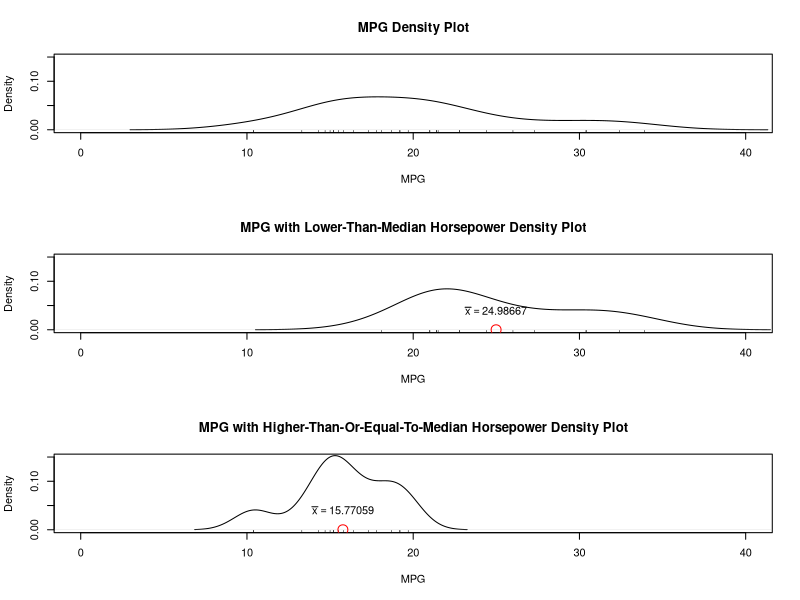
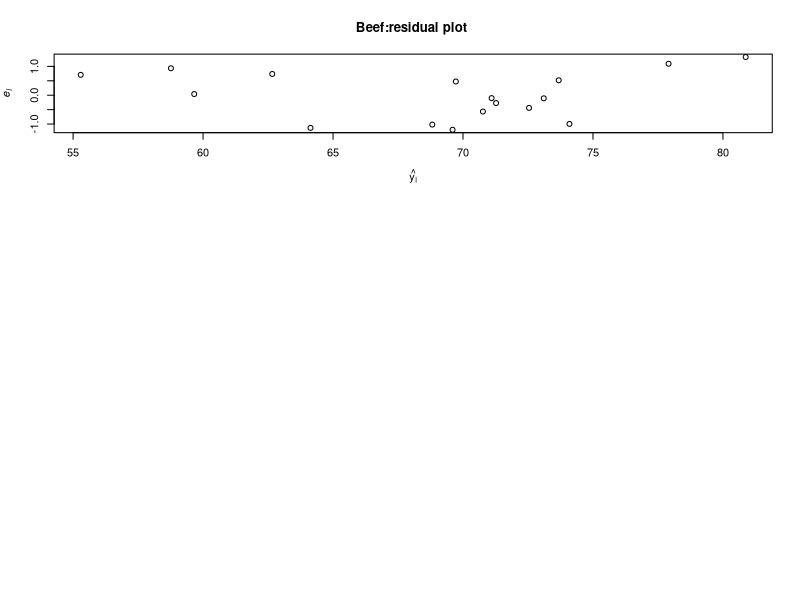
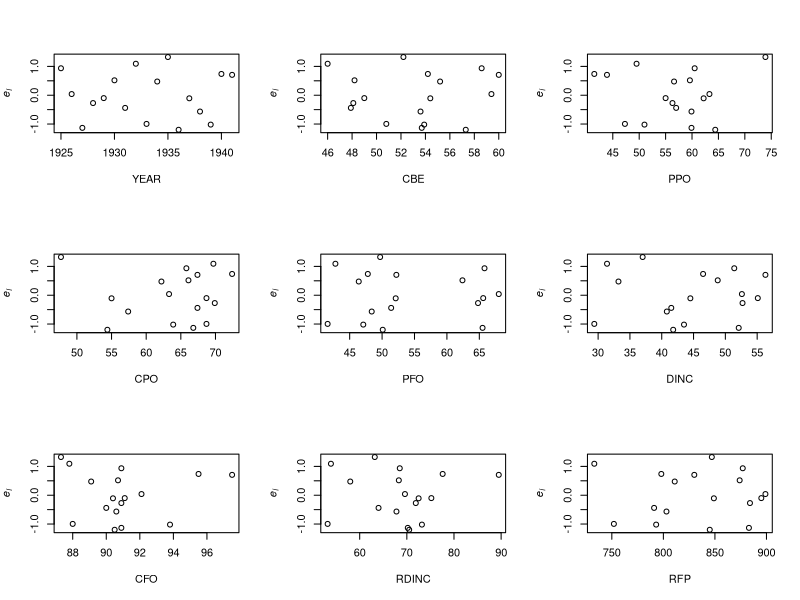
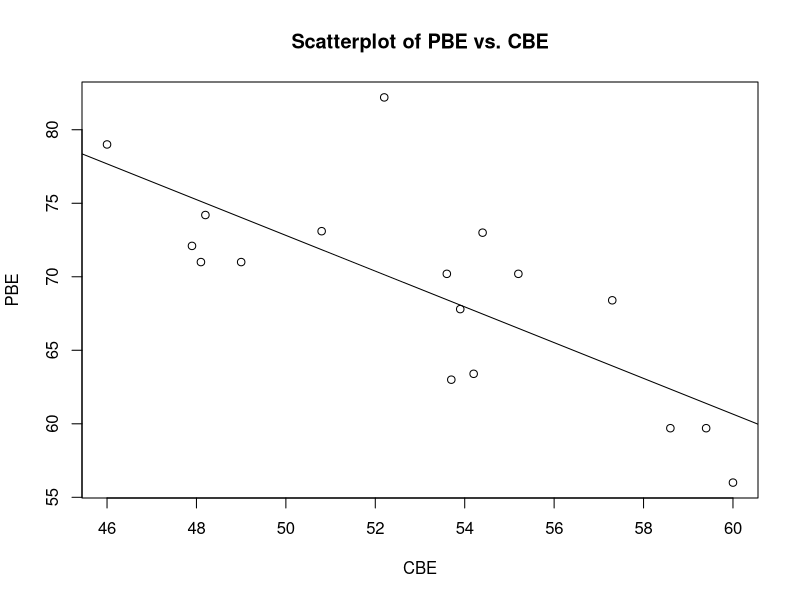
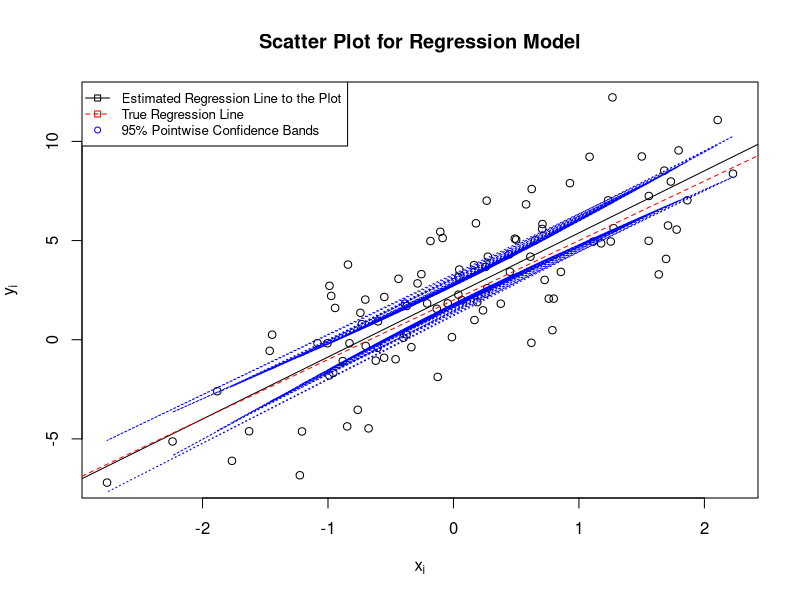

Write R code to recreate these figures, in order.
## ---- chunk 1
m = matrix(data = c(1,2,3), nrow = 3, ncol = 1, byrow = TRUE)
layout(m)
# top
plot(density(mtcars$mpg), xlim = c(0,40), ylim = c(0,0.15), main = "MPG Density Plot", xlab = "MPG")
rug(mtcars$mpg)
# middle
plot(density(mtcars$mpg[mtcars$hp < median(mtcars$hp)]), main = "MPG with Lower-Than-Median Horsepower Density Plot", xlab = "MPG", xlim = c(0,40), ylim = c(0,0.15))
rug(mtcars$mpg[mtcars$hp < median(mtcars$hp)])
x = mtcars$mpg[mtcars$hp < median(mtcars$hp)]
points(mean(x), 0, col = "red", cex = 2)
xbar = mean(x)
text(mean(x), .04, labels = bquote(bar(x) == .(xbar)))
# bottom
plot(density(mtcars$mpg[mtcars$hp >= median(mtcars$hp)]), xlim = c(0,40), ylim = c(0,0.15), main = "MPG with Higher-Than-Or-Equal-To-Median Horsepower Density Plot", xlab = "MPG")
rug(mtcars$mpg[mtcars$hp >= median(mtcars$hp)])
y = mtcars$mpg[mtcars$hp >= median(mtcars$hp)]
points(mean(y), 0, col = "red", cex = 2)
text(mean(y), .04, labels = bquote(bar(x) ==  .(mean(y))))
## ---- chunk 2
result = t.test(x,y, alternative = "greater")
result$p.value
## ---- chunk 3
t = read.table("beef.txt", header = T, comment.char = "%")
str(t)
## ---- chunk 4
summary(t)
## ---- chunk 5
a = lm(t$PBE ~ t$YEAR + t$CBE + t$PPO + t$CPO + t$PFO + t$DINC + t$CFO + t$RDINC + t$RFP) 
summary(a)
## ---- chunk 6
plot(a$fitted.values, a$residuals, main = "Beef:residual plot ", xlab = expression(hat(y[i])), ylab = expression(italic(e[i])))
## ---- chunk 7
m = matrix(data = c(1,2,3,4,5,6,7,8,9), nrow = 3, ncol = 3, byrow = TRUE)
layout(m)
plot(t$YEAR, a$residuals,xlab = "YEAR", ylab = expression(italic(e[i])))
plot(t$CBE, a$residuals,xlab = "CBE", ylab = expression(italic(e[i])))
plot(t$PPO, a$residuals,xlab = "PPO", ylab = expression(italic(e[i])))
plot(t$CPO, a$residuals,xlab = "CPO", ylab = expression(italic(e[i])))
plot(t$PFO, a$residuals,xlab = "PFO", ylab = expression(italic(e[i])))
plot(t$DINC, a$residuals,xlab = "DINC", ylab = expression(italic(e[i])))
plot(t$CFO, a$residuals,xlab = "CFO", ylab = expression(italic(e[i])))
plot(t$RDINC, a$residuals,xlab = "RDINC", ylab = expression(italic(e[i])))
plot(t$RFP, a$residuals,xlab = "RFP", ylab = expression(italic(e[i])))
## ---- chunk 8
m = matrix(data = c(1), nrow = 1, ncol = 1)
layout(m)
simple = lm(t$PBE ~ t$CBE)
plot(t$PBE ~ t$CBE, main = "Scatterplot of PBE vs. CBE", xlab = "CBE", ylab = "PBE")
abline(reg = simple)
summary(simple)
## ---- chunk 9
# generate data
n = 100
x = rnorm(n = n)
errors = rnorm(n = 100, sd = 2)
y = 2 + 3*x + errors
# make a graph of (xi,yi)
plot(x,y, main = "Scatter Plot for Regression Model", xlab = expression(x[i]), ylab = expression(y[i]))
# estimate a linear regression model
m1 = lm(y ~ x)
summary(m1)
# add lines
abline(reg = m1, col = "black")
abline(a = 2, b = 3, col = "red", lty = "dashed")
t = qt(.025, df = n - 2, lower.tail = FALSE)
s = sqrt(sum(m1$residuals^2)/(n-2))
s.yhat = s * sqrt((1/n) + ((x-mean(x))^2/sum((x-mean(x))^2)))
lines(x, m1$fitted.value + t*s.yhat, col = "blue",lty = "dotted")
lines(x, m1$fitted.value - t*s.yhat, col = "blue",lty = "dotted")
# add legend
legend("topleft", legend = c("Estimated Regression Line to the Plot", "True Regression Line", "95% Pointwise Confidence Bands"), col = c("black", "red", "blue"), lty = c(1,2,0), pch = c(0,0,1),cex=.8)
